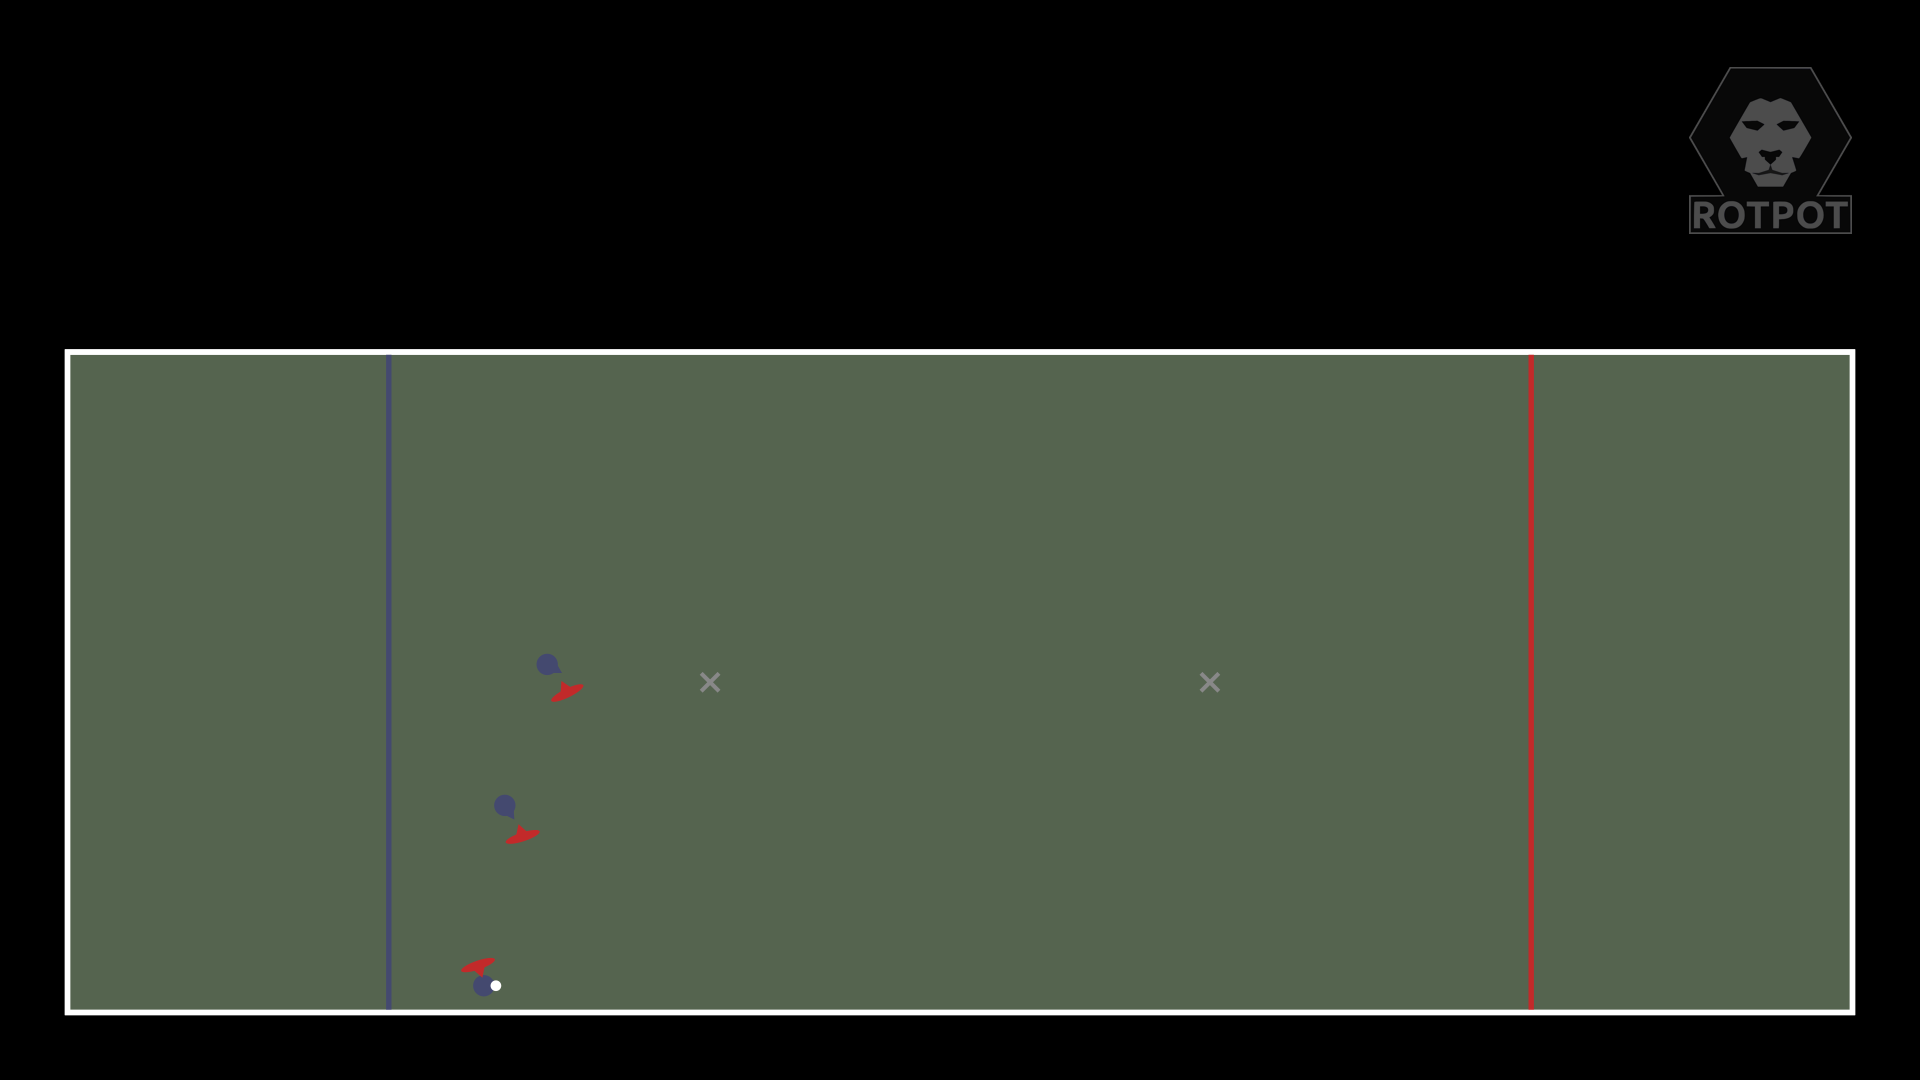

Reproduce this figure in Python.
from manim_animations import create_movie
from scenes import UltimateScene


class Thumbnail(UltimateScene):
    def construct(self):
        f, s = self.prepare()


class Animation(UltimateScene):
    def construct(self):
        f, s = self.prepare()
        player_labels = dict(o1="A", o2="B", o3="C")
        [f.get_player(name).set_label_text(label) for name, label in player_labels.items()]
        self.write("Counter für trap mark", animate=False)
        self.write_small("ganzes play")
        f.transition(s[1], run_time=0.5)
        f.fake("o2")
        f.transition(s[2], run_time=0.7, linear_end=True)
        f.transition(s[3], run_time=0.7, linear_start=True, disc_delay=0)
        f.fake("o2", run_time=0.1)
        f.transition(s[4], run_time=0.7, linear_end=True)
        f.transition(s[5], run_time=1, linear_start=True, disc_delay=0)

        f.transition(s[3], run_time=0.2)
        self.write_small("No-around mark -> inside ist offen.\nGute Gelegenheit für lefty Rückhand")
        self.wait(2)
        with f.marker_shadow():
            self.wait(1)
            f.transition(s[4], run_time=0.7, disc_delay=0)
            self.wait()
        self.write_small("continuation auf die break side suchen.")
        f.transition(s[5], run_time=0.7, disc_delay=0)
        self.wait(2)


def render_scene():
    create_movie(Thumbnail, debug=False, hq=True)
    create_movie(Animation, debug=False, hq=True)


if __name__ == "__main__":
    render_scene()
